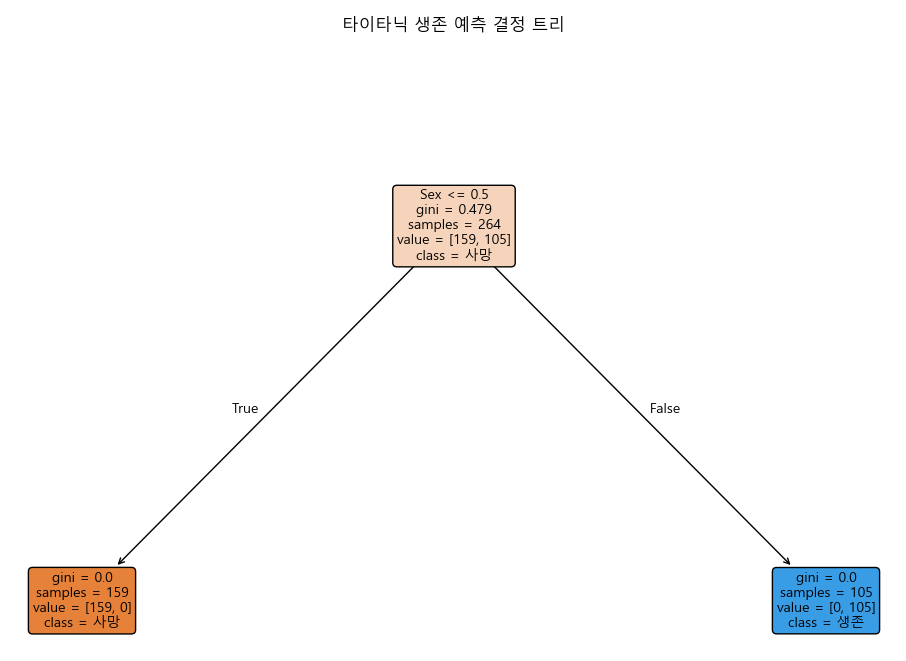

The Python source for this figure:
import pandas as pd
from sklearn.tree import DecisionTreeClassifier, plot_tree
from sklearn.model_selection import train_test_split
from sklearn.metrics import accuracy_score
import matplotlib.pyplot as plt

# 한글 폰트 설정
plt.rcParams['font.family'] = 'Malgun Gothic'  # Windows
# plt.rcParams['font.family'] = 'AppleGothic'  # Mac
plt.rcParams['axes.unicode_minus'] = False

# 1. 데이터 로드
df = pd.read_csv('Prac/Python/AI/1218/Titanic.csv')
print(df.head())
#    PassengerId  Survived  Pclass  ...     Fare Cabin  Embarked
# 0          892         0       3  ...   7.8292   NaN         Q
# 1          893         1       3  ...   7.0000   NaN         S
# 2          894         0       2  ...   9.6875   NaN         Q
# 3          895         0       3  ...   8.6625   NaN         S
# 4          896         1       3  ...  12.2875   NaN         S
# [5 rows x 12 columns]

print(f'\n전체 데이터 크기: {df.shape}')
# 전체 데이터 크기: (418, 12)

# 2. 필요한 컬럼만 선택 + 결측치 제거
df = df[['Survived', 'Pclass', 'Sex', 'Age', 'SibSp', 'Parch', 'Fare']].dropna()
print(f'\n결측치 제거 후 데이터 크기: {df.shape}')
# 결측치 제거 후 데이터 크기: (331, 7)

# 3. 성별 숫자 변환
df['Sex'] = df['Sex'].map({'male': 0, 'female': 1})

# 4. 특성과 타깃 분리
X = df.drop(['Survived'], axis=1)
y = df['Survived']

# 5. 데이터 분할
X_train, X_test, y_train, y_test = train_test_split(
    X, y, test_size=0.2, random_state=42
)

# 6. 모델 학습
model = DecisionTreeClassifier(random_state=42)
model.fit(X_train, y_train)

# 7. 평가
y_pred = model.predict(X_test)
print(f"\n정확도: {accuracy_score(y_test, y_pred):.2%}")
# 정확도: 100.00%

print(
    f"올바르게 예측한 개수: {accuracy_score(y_test, y_pred, normalize=False)}/{len(y_test)}")
# 올바르게 예측한 개수: 67.0/67

# 8. 시각화
plt.figure(figsize=(20, 12))
plot_tree(model,
          feature_names=X.columns,
          class_names=['사망', '생존'],
          filled=True,
          rounded=True,
          fontsize=10)
plt.title('타이타닉 생존 예측 결정 트리')
plt.show()
